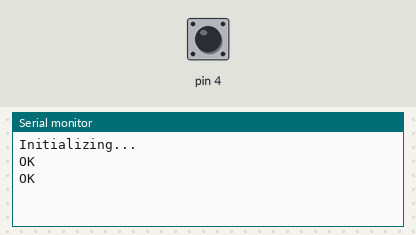
Recording of a sketch running on a simulated Arduino Uno, built with avr-gcc and run on an emulated ATmega328P. Shown: the last lines printed to the serial monitor. Inputs (shaded band) come from the test bench; at power-on: pin 4 LOW. The modem accepts every AT command (registered, SIM ready, sends succeed) and sends nothing else.

Above: at 3.2 s.
3.3 s: pin 4 pulsed HIGH 2 times (0.12 s each, 0.3 s apart)
At 5.0 s:
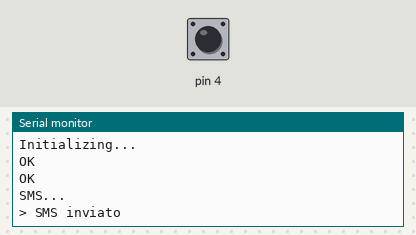
5.4 s: pin 4 pulsed HIGH 5 times (0.12 s each, 0.3 s apart)
At 6.0 s:
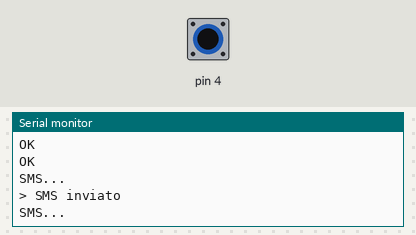

The sketch:

002_sendSMS.ino
```cpp
#include <SoftwareSerial.h>

#define CTRL_Z 26

SoftwareSerial mySerial(3, 2); //SIM800L Tx & Rx is connected to Arduino #3 & #2

void setup() {
  pinMode(4, INPUT);
  Serial.begin(9600);
  mySerial.begin(9600);

  Serial.println("Initializing...");
  delay(1000);

  mySerial.println("AT"); //Once the handshake test is successful, it will back to OK
  updateSerial();

  mySerial.println("AT+CMGF=1"); // Configuring TEXT mode
  updateSerial();
}

int bt, prevbt;

void loop() {
  bt = digitalRead(4);

  //FDD
  if (prevbt && !bt) {
    Serial.println("SMS...");
    String cmd = "AT+CMGS=\"+39numeroditel\"";
    //Serial.println(cmd);
    mySerial.println(cmd);
    updateSerial();
    mySerial.print("Hello zeppelinmaker");
    updateSerial();
    mySerial.write(26);
    Serial.println("SMS inviato");
  }

  prevbt = bt;
}

void updateSerial()
{
  delay(500);
  while (Serial.available())
  {
    mySerial.write(Serial.read());//Forward what Serial received to Software Serial Port
  }
  while(mySerial.available())
  {
    Serial.write(mySerial.read());//Forward what Software Serial received to Serial Port
  }
}
```

Measured:
- after the input at 3.3 s, the serial monitor: prints a new line after 0.12 s (image 1)
